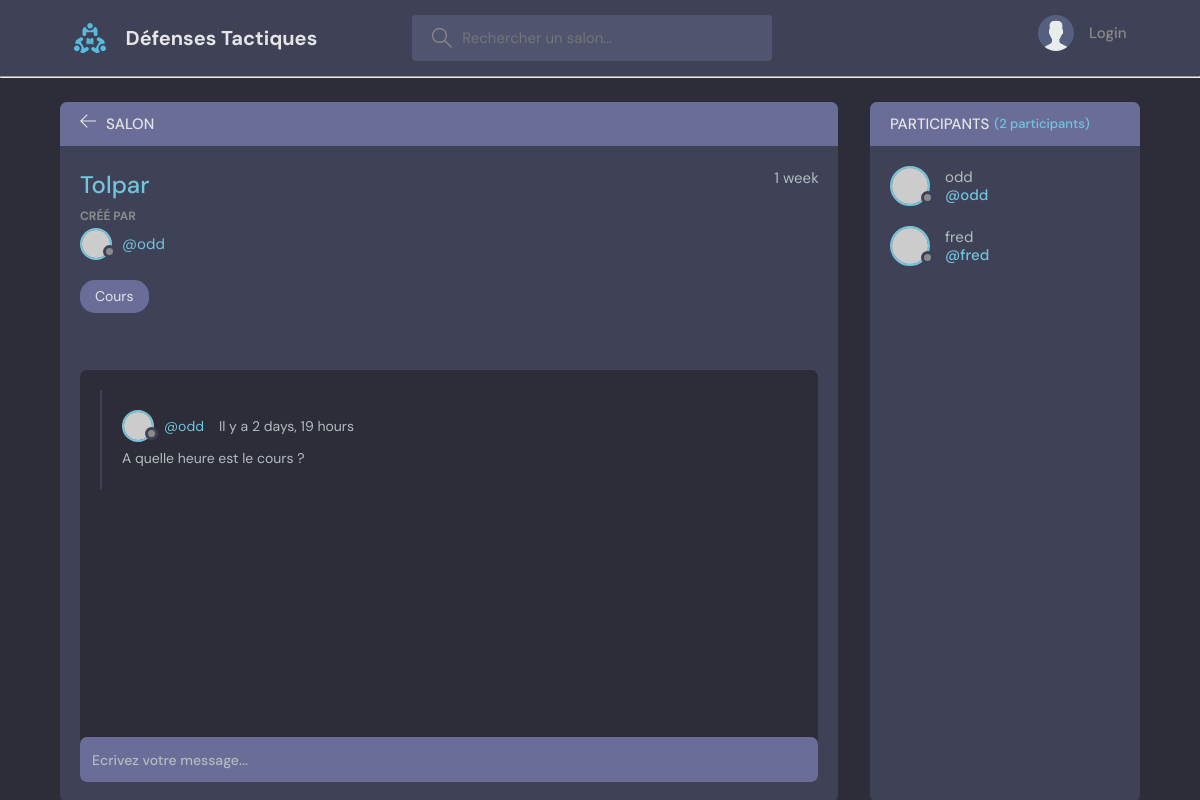
The page /room/1/ on the database its author committed.
### base/models.py (models this page shows, shortened)
class Room(models.Model):
    host = models.ForeignKey(User, null=True, on_delete=models.SET_NULL)
    topic = models.ForeignKey(Topic, null=True, on_delete=models.SET_NULL)
    name = models.CharField(max_length=200)
    description = models.TextField(null=True, blank=True)
    participants = models.ManyToManyField(User, related_name='participants', blank=True)
    created = models.DateTimeField(auto_now_add=True)
    updated = models.DateTimeField(auto_now=True)
    class Meta:
        ordering = ['-updated', '-created']

class Topic(models.Model):
    name = models.CharField(max_length=200)
    def __str__(self):
        return self.name

class Message(models.Model):
    user = models.ForeignKey(User, on_delete=models.CASCADE)
    room = models.ForeignKey(Room, on_delete=models.CASCADE)
    body = models.TextField()
    created = models.DateTimeField(auto_now_add=True)
    updated = models.DateTimeField(auto_now=True)
    class Meta:
        ordering = ['-updated', '-created']

### base/views.py (the view, shortened to what this page needs)
# urls.py: path('room/<str:pk>/', views.room, name="room"),
def room(request, pk):
    room = Room.objects.get(id=pk)
    room_messages = room.message_set.all()
    participants = room.participants.all()
    context = { 'room': room, 'room_messages': room_messages, 'participants': participants }
    return render(request, 'base/room.html', context)

### base/templates/base/room.html (shortened to what this page needs)
{% extends 'main.html' %}
{% block content %}
    <main class="profile-page layout layout--2">
      <div class="container">
        <div class="room">
          <div class="room__top">
            <div class="room__topLeft">
              <a href="{% url 'home' %}">
                <svg version="1.1" xmlns="http://www.w3.org/2000/svg" width="32" height="32" viewBox="0 0 32 32">
                  <title>arrow-left</title>
                  <path
                    d="M13.723 2.286l-13.723 13.714 13.719 13.714 1.616-1.611-10.96-10.96h27.625v-2.286h-27.625l10.965-10.965-1.616-1.607z"
                  ></path>
                </svg>
              </a>
              <h3>Salon</h3>
            </div>
          </div>
          <div class="room__box scroll">
            <div class="room__header scroll">
              <div class="room__info">
                <h3>{{ room.name }}</h3>
                <span>{{ room.created|timesince }}</span>
              </div>
              <div class="room__hosted">
                <p>Créé par</p>
                <a href="{% url 'user-profile' room.host.id %}" class="room__author">
                  <div class="avatar avatar--small">
                    <img src="https://randomuser.me/api/portraits/men/37.jpg" />
                  </div>
                  <span>@{{ room.host }}</span>
                </a>
              </div>
              <span class="room__topics">{{ room.topic }}</span>
            </div>
            <div class="room__conversation">
              <div class="threads scroll">
                {% for message in room_messages %}
                  <div class="thread">
                  <div class="thread__top">
                    <div class="thread__author">
                      <a href="{% url 'user-profile' message.user.id %}" class="thread__authorInfo">
                        <div class="avatar avatar--small">
                          <img src="https://randomuser.me/api/portraits/men/37.jpg" />
                        </div>
                        <span>@{{ message.user }}</span>
                      </a>
                      <span class="thread__date">Il y a {{ message.created|timesince }}</span>
                    </div>
                  </div>
                  <div class="thread__details">
                    {{ message.body }}
                  </div>
                </div>
                {% endfor %}
              </div>
            </div>
          </div>
          <div class="room__message">
            <form action="" method="POST">
              <input name="body" placeholder="Ecrivez votre message..." />
            </form>
          </div>
        </div>
        <div class="participants">
          <h3 class="participants__top">Participants <span>({{ participants.count }} participants)</span></h3>
          <div class="participants__list scroll">
            {% for participant in participants %}
              <a href="{% url 'user-profile' participant.id %}" class="participant">
                <div class="avatar avatar--medium">
                  <img src="https://randomuser.me/api/portraits/men/37.jpg" />
                </div>
                <p>
                  {{ participant.username }}
                  <span>@{{ participant.username  }}</span>
                </p>
              </a>
            {% endfor %}
          </div>
        </div>
      </div>
    </main>
{% endblock %}

### rows shown on the page
Room: name "Tolpar", created "1 week", host "odd", topic "Cours"
Message: user "odd", created "2 days, 19 hours", body "A quelle heure est le cours ?"

### other values the page prints
{{ participants.count }} "2"
{{ participant.username }} "odd"
{{ participant.username }} "fred"
